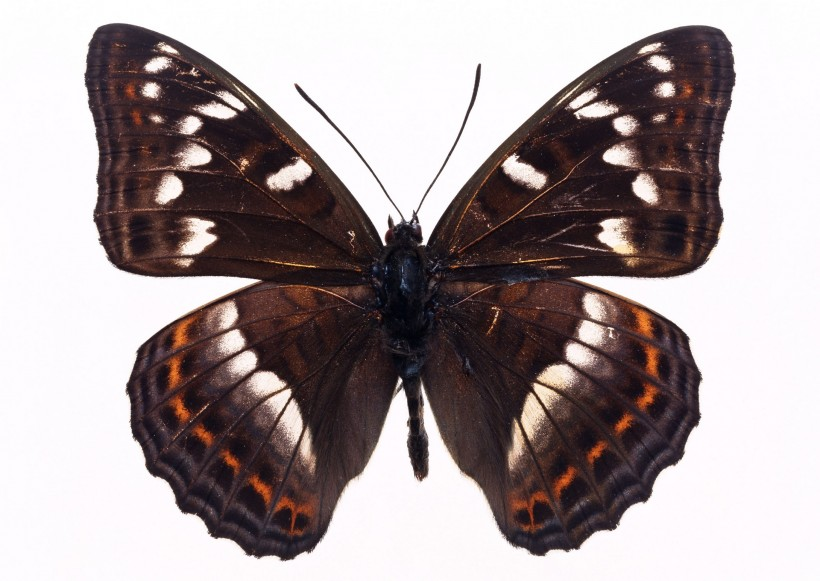
#> input picture dataset/fly6.jpg, 820 x 581 px
$ python P_extend.py
#> lines starting #> are read from the running program, lines starting #| are printed output that depends on the picture; after the words box and inside, x2 and y2 are one past the last pixel; in counts of white or black regions, pixels touching at a corner belong together
# coding=utf-8
# 先读图，然后二值化,
# 延长度

import cv2
import math
import numpy as np
from matplotlib import pyplot as plt

#  此处读入图片，作为接口
origin = cv2.imread('dataset/fly6.jpg')
#> origin is the input picture: shape (581, 820, 3); mean B, G, R 156.1, 155, 165.7
grayimage = cv2.imread('dataset/fly6.jpg', 0)
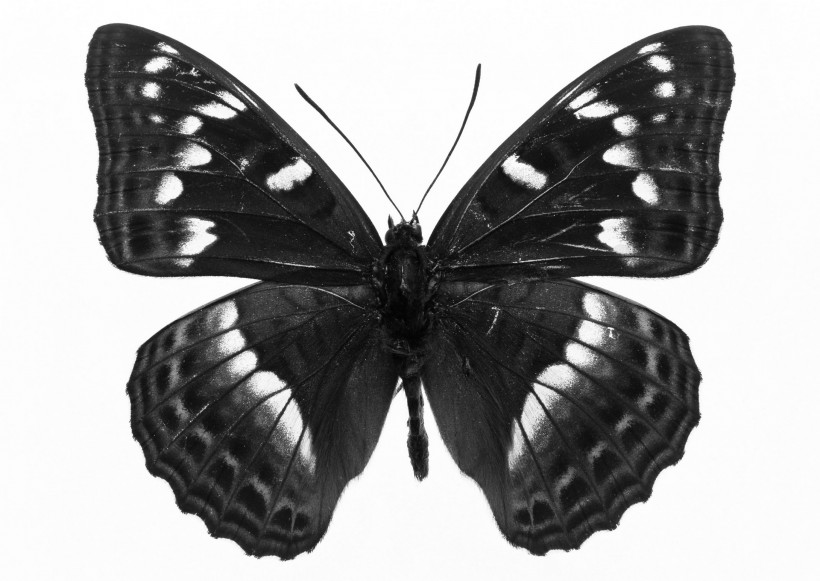
#> grayimage: shape (581, 820); min 0, max 255, mean 158.3

# 　高斯滤波
blur = cv2.GaussianBlur(grayimage, (5, 5), 0)

# 　二值化：用大津法，此处选项若是THRESH_BINARY_INV，则同意选用白色背景的图片样本
ret, otsu = cv2.threshold(blur, 0, 255, cv2.THRESH_BINARY_INV + cv2.THRESH_OTSU)
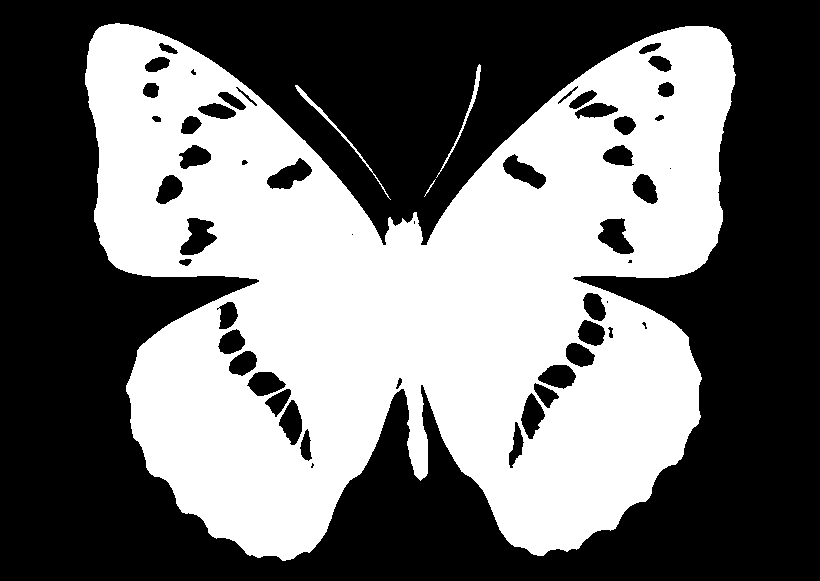
#> otsu: shape (581, 820); 44.7% white; 4 white regions
#> ret = 147

# 找轮廓
contours = cv2.findContours(otsu, cv2.RETR_TREE, cv2.CHAIN_APPROX_SIMPLE)
#> contours = 55 contours, 8 with area under 20; largest, box (x1, y1, x2, y2) and area: (85, 23, 736, 561) 225762, (179, 217, 218, 256) 886, (597, 217, 635, 255) 847, (266, 157, 313, 190) 794, (502, 153, 547, 190) 770

# 轮廓集数目
contours, hierarchy = cv2.findContours(otsu, cv2.RETR_TREE, cv2.CHAIN_APPROX_SIMPLE)
largest_area = 0
largest_contour_index = -1  # 初始化为-1，以便检查是否找到了轮廓
# 遍历所有轮廓
for i, contour in enumerate(contours):
    area = cv2.contourArea(contour, False)  # 计算每个轮廓的面积
    if area > largest_area:
        largest_area = area
        largest_contour_index = i
#> this loop made 55 passes
#> (area, largest_area) on passes 2, 4: (270, 270), (225762, 225762)
#> area on passes 3, 6, 7, 8, 9, 10: 224, 264.5, 386, 694, 690, 400
#> after the loop, largest_area = 225762; largest_contour_index = 3
# 检查是否找到了轮廓
if largest_contour_index != -1:
    maxContour = contours[largest_contour_index]  # 获取最大轮廓
#> maxContour = contour of 1427 points, box (x1, y1, x2, y2) (85, 23, 736, 561), area 225762
    # 接下来的代码可以用来绘制轮廓或其他处理
else:
    print("未找到有效轮廓")
# 画轮廓
cv2.drawContours(origin, maxContour, -1, (0, 0, 255), 2)
print ("最大面积" + str(largest_area))
#| 最大面积225762.0

# 质心计算
M = cv2.moments(maxContour)
#> M = moments, m00 225762, centre m10/m00, m01/m00 = (411.7, 293.7)
Centroid_x = int(M['m10'] / M['m00'])
#> Centroid_x = 411
Centroid_y = int(M['m01'] / M['m00'])
#> Centroid_y = 293
print ("质心" + str(Centroid_x) + " " + str(Centroid_y))
#| 质心411 293
cv2.circle(origin, (Centroid_x, Centroid_y), 8, (255, 255, 255), -1)

# 获取长轴
Major_Axis_Length = 0
Major_Axis_Angle = 0
Major_Axis_End_x = 0
Major_Axis_End_y = 0
Major_Axis_Begin_x = 0
Major_Axis_Begin_y = 0

# 此处需要注意质心是否在轮廓内
# 找长轴
for angle in range(180):
    theta = angle * 3.14 / 180.0
    lengthBackward = 0
    lengthForward = 0
    point_End_x = Centroid_x
    point_End_y = Centroid_y
    point_Begin_x = Centroid_x
    point_Begin_y = Centroid_y

    # 步进越小准确率越高，设置成1可以先找到准确的直线角度，再根据角度和质心得到的直线计算出正确的长轴和轮廓交点
    while cv2.pointPolygonTest(maxContour, (point_End_x, point_End_y), False) > 0:
        lengthForward = lengthForward + 0.1
        point_End_x = int(round(point_End_x + lengthForward * math.cos(theta)))
        point_End_y = int(round(point_End_y + lengthForward * math.sin(theta)))

    while cv2.pointPolygonTest(maxContour, (point_Begin_x, point_Begin_y), False) > 0:
        lengthBackward = lengthBackward + 0.1
        point_Begin_x = int(round(point_Begin_x - lengthBackward * math.cos(theta)))
        point_Begin_y = int(round(point_Begin_y - lengthBackward * math.sin(theta)))

    if lengthForward + lengthBackward >= Major_Axis_Length:
        Major_Axis_Length = lengthForward + lengthBackward
        Major_Axis_Angle = angle
        Major_Axis_End_x = point_End_x
        Major_Axis_End_y = point_End_y
        Major_Axis_Begin_x = point_Begin_x
        Major_Axis_Begin_y = point_Begin_y
#> this loop made 180 passes
#> (Major_Axis_End_x, Major_Axis_End_y, Major_Axis_Begin_x, Major_Axis_Begin_y) on passes 1 to 12: (616, 293, 230, 293), (615, 293, 231, 293), (615, 293, 231, 293), (615, 293, 231, 293), (615, 293, 231, 293), (635, 303, 231, 290), (670, 318, 249, 283), (677, 325, 255, 278), (684, 332, 99, 249), (691, 337, 99, 245), (690, 340, 93, 241), (689, 342, 94, 237)
#> after the loop, Major_Axis_Angle = 146; Major_Axis_Begin_x = 740; Major_Axis_Begin_y = 68; Major_Axis_End_x = 145; Major_Axis_End_y = 473; Major_Axis_Length = 16.9

# 计算实际长轴长度
Real_Major_Axis_Length = math.sqrt(
    math.pow((Major_Axis_End_x - Major_Axis_Begin_x), 2) + math.pow((Major_Axis_End_y - Major_Axis_Begin_y), 2))
#> Real_Major_Axis_Length = 719.8

Real_Major_Axis_Length = round(Real_Major_Axis_Length, 1)
print ("长轴长度 = " + str(Real_Major_Axis_Length))
#| 长轴长度 = 719.8
print ("长轴角度 = " + str(Major_Axis_Angle))
#| 长轴角度 = 146
# print "起点 = " + "x: " + str(Major_Axis_Begin_x) + "  y: " + str(Major_Axis_Begin_y)
# print "起点 = " + "x: " + str(Major_Axis_End_x) + "  y: " + str(Major_Axis_End_y)

# 画长轴
cv2.line(origin, (Major_Axis_Begin_x, Major_Axis_Begin_y), (Major_Axis_End_x, Major_Axis_End_y), (255, 0, 0), 2)

# 找短轴
# 1. 先得到长轴直线的表达式y=k*x+b，用来计算点到直线距离和判断点在直线上方还是下方
Major_Axis_k = math.tan(Major_Axis_Angle * 3.14 / 180.0)
#> Major_Axis_k = -0.676
Major_Axis_b = Centroid_y - Major_Axis_k * Centroid_x
#> Major_Axis_b = 571

# 2. 点(x0,y0)到直线(Ax+By+C=0)的距离为d =abs (A*x0+B*y0+C)/sqrt(A^2+B^2)
Minor_Axis_A = Major_Axis_k
#> Minor_Axis_A = -0.676
Minor_Axis_B = -1
Minor_Axis_C = Major_Axis_b
#> Minor_Axis_C = 571

# 3. 遍历轮廓上的点
Minor_Axis_Under_length = 0
Minor_Axis_Above_length = 0
Minor_Axis_Under_End_x = 0
Minor_Axis_Under_End_y = 0
Minor_Axis_Above_End_x = 0
Minor_Axis_Above_End_y = 0

# 轮廓点集
ContourItems = maxContour.shape[0]
#> ContourItems = 1427
for item in range(ContourItems):
    point_x = maxContour[item][0][0]
    point_y = maxContour[item][0][1]
    # 判断点在直线哪一侧
    # 上侧
    if point_y > int(Major_Axis_k * point_x + Major_Axis_b):
        # 点到直线距离
        dis = abs((Minor_Axis_A * point_x + Minor_Axis_B * point_y + Minor_Axis_C) / math.sqrt(
            Minor_Axis_A * Minor_Axis_A + Minor_Axis_B * Minor_Axis_B))
        if dis >= Minor_Axis_Above_length:
            Minor_Axis_Above_length = dis
            Minor_Axis_Above_End_x = point_x
            Minor_Axis_Above_End_y = point_y
    # 下侧
    elif point_y < int(Major_Axis_k * point_x + Major_Axis_b):
        # 点到直线距离
        dis = abs((Minor_Axis_A * point_x + Minor_Axis_B * point_y + Minor_Axis_C) / math.sqrt(
            Minor_Axis_A * Minor_Axis_A + Minor_Axis_B * Minor_Axis_B))
        if dis >= Minor_Axis_Under_length:
            Minor_Axis_Under_length = dis
            Minor_Axis_Under_End_x = point_x
            Minor_Axis_Under_End_y = point_y
#> this loop made 1427 passes
#> (point_x, point_y, dis, Minor_Axis_Under_length, Minor_Axis_Under_End_x) on passes 1, 3, 5, 7, 9: (115, 23, 389.5, 389.5, 115), (108, 24, 392.6, 392.6, 108), (104, 25, 394, 394, 104), (101, 26, 394.8, 394.8, 101), (99, 27, 395.1, 395.1, 99)
#> (point_x, point_y, dis) on passes 2, 4, 6, 8, 10, 11: (114, 24, 389.2), (107, 25, 392.3), (103, 26, 393.7), (100, 27, 394.6), (95, 31, 394.1), (95, 32, 393.2)
            # 第三种可能就是轮廓与直线的交点

# # 标记两个点,可以忽略
cv2.circle(origin, (Minor_Axis_Above_End_x, Minor_Axis_Above_End_y), 4, (255, 255, 255), -1)
#> origin: shape (581, 820, 3); mean B, G, R 156, 153.6, 166.8
cv2.circle(origin, (Minor_Axis_Under_End_x, Minor_Axis_Under_End_y), 4, (255, 255, 255), -1)
#> origin: shape (581, 820, 3); mean B, G, R 156, 153.6, 166.8
# 画出两点直线
cv2.line(origin, (Minor_Axis_Under_End_x, Minor_Axis_Under_End_y), (Minor_Axis_Above_End_x, Minor_Axis_Above_End_y),
         (0, 255, 255), 3)

# 计算实际短轴长度
Real_Minor_Axis_Length = math.sqrt(
    math.pow((Minor_Axis_Above_End_x - Minor_Axis_Under_End_x), 2) + math.pow(
        (Minor_Axis_Above_End_y - Minor_Axis_Under_End_y), 2))

Real_Minor_Axis_Length = round(Real_Minor_Axis_Length, 1)
print ("短轴长度 = " + str(Real_Minor_Axis_Length))
#| 短轴长度 = 719.2

P_extend = Real_Minor_Axis_Length * 1.0 / Real_Major_Axis_Length
P_extend = round(P_extend, 3)

print ("延长度 = " + str(P_extend))
#| 延长度 = 0.999
# 画出与长轴距离最远的两点的辅助线,使用时可以不用，画图用作论文使用
# 画出长轴右方
line_above_k = math.tan((Major_Axis_Angle - 90) * 3.14 / 180.0)
line_above_b = Minor_Axis_Above_End_y - line_above_k * Minor_Axis_Above_End_x
Minor_Axis_Above_Begin_x = int((line_above_b - Major_Axis_b) / (Major_Axis_k - line_above_k))
Minor_Axis_Above_Begin_y = int(line_above_k * Minor_Axis_Above_Begin_x + line_above_b)
cv2.line(origin, (Minor_Axis_Above_Begin_x, Minor_Axis_Above_Begin_y), (Minor_Axis_Above_End_x, Minor_Axis_Above_End_y),
         (255, 0, 255), 3)

line_under_k = math.tan((Major_Axis_Angle - 90) * 3.14 / 180.0)
line_under_b = Minor_Axis_Under_End_y - line_under_k * Minor_Axis_Under_End_x
Minor_Axis_Under_Begin_x = int((line_under_b - Major_Axis_b) / (Major_Axis_k - line_under_k))
Minor_Axis_Under_Begin_y = int(line_under_k * Minor_Axis_Under_Begin_x + line_under_b)
cv2.line(origin, (Minor_Axis_Under_Begin_x, Minor_Axis_Under_Begin_y), (Minor_Axis_Under_End_x, Minor_Axis_Under_End_y),
         (255, 255, 0), 3)


cv2.putText(origin, 'Major_Axis : ' + str(Real_Major_Axis_Length), (280, 50), cv2.FONT_HERSHEY_SIMPLEX, 0.8, (0, 0, 155), 2, cv2.LINE_AA)
cv2.putText(origin, 'Minor_Axis : ' + str(Real_Minor_Axis_Length), (280, 85), cv2.FONT_HERSHEY_SIMPLEX, 0.8, (0, 0, 155), 2, cv2.LINE_AA)
cv2.putText(origin, 'P_Rect: ' + str(P_extend), (280, 120), cv2.FONT_HERSHEY_SIMPLEX, 0.8, (0, 0, 155), 2, cv2.LINE_AA)
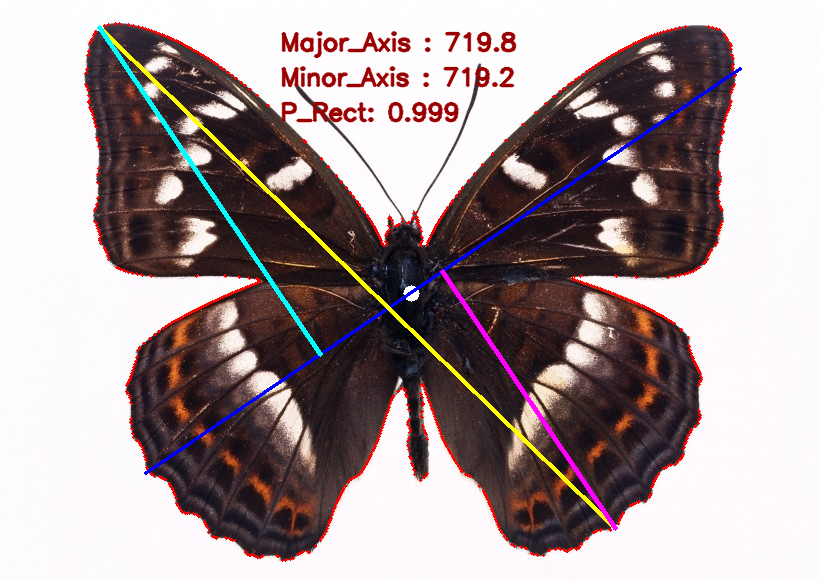
#> origin: shape (581, 820, 3); mean B, G, R 154.6, 153, 167.3


# 显示
cv2.namedWindow('Butterfly', cv2.WINDOW_AUTOSIZE)
cv2.imshow('Butterfly', origin)
cv2.imwrite('picture/p-extend.png',origin)

k = cv2.waitKey(0)
#> (key Esc is pressed here)

# 'ESC'
if k == 27:
    cv2.destroyAllWindows()

$ run again, with dataset/fly0.jpg copied over dataset/fly6.jpg
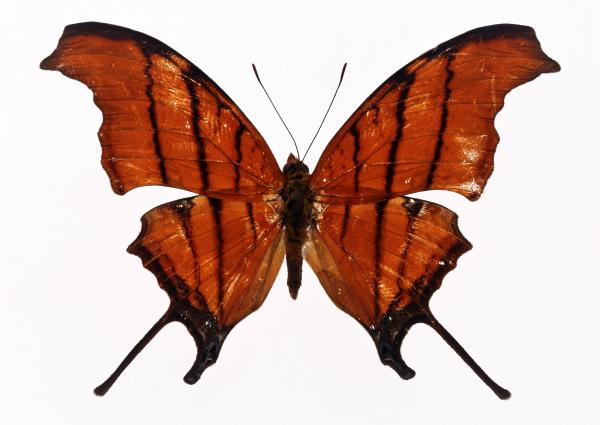
#> input picture dataset/fly0.jpg, 600 x 425 px
#> origin is the input picture: shape (425, 600, 3); mean B, G, R 167.9, 176.5, 205.9
#> `ret, otsu = cv2.threshold(blur, 0, 255, cv2.THRESH_BINARY_INV + cv2.TH..`:
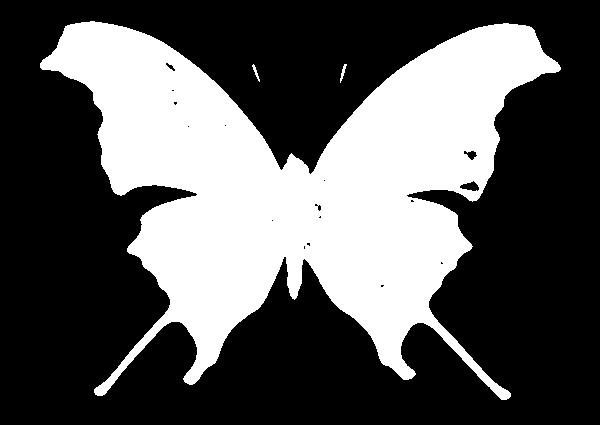
#> otsu: shape (425, 600); 35.1% white; 3 white regions
#> ret = 157
#> contours = 20 contours, 13 with area under 20; largest, box (x1, y1, x2, y2) and area: (40, 21, 561, 400) 88428, (459, 180, 480, 192) 137, (463, 150, 478, 161) 81, (165, 62, 176, 72) 38, (340, 64, 347, 83) 29, (252, 64, 260, 82) 26, (317, 204, 322, 212) 20
#> the loop `for i, contour in enumerate(contours):` made 20 passes
#> (area, largest_area, largest_contour_index) on passes 1, 3: (29, 29, 0), (88428.5, 88428.5, 2)
#> after the loop `for i, contour in enumerate(contours):`: largest_area = 88428.5; largest_contour_index = 2
#> maxContour = contour of 1116 points, box (x1, y1, x2, y2) (40, 21, 561, 400), area 88428
#| 最大面积88428.5
#> M = moments, m00 88428.5, centre m10/m00, m01/m00 = (299.5, 182.5)
#> Centroid_x = 299
#> Centroid_y = 182
#| 质心299 182
#> the loop `for angle in range(180):` made 180 passes
#> (Major_Axis_End_x, Major_Axis_End_y, Major_Axis_Begin_x, Major_Axis_Begin_y) on passes 1, 2, 3, 4, 5, 20, 21, 22: (486, 182, 106, 182), (491, 182, 107, 182), (491, 182, 107, 182), (491, 182, 107, 182), (491, 182, 107, 182), (471, 241, 97, 113), (471, 245, 97, 109), (475, 250, 93, 104)
#> after the loop `for angle in range(180):`: Major_Axis_Angle = 156; Major_Axis_Begin_x = 565; Major_Axis_Begin_y = 63; Major_Axis_End_x = 134; Major_Axis_End_y = 254; Major_Axis_Length = 13.6
#> Real_Major_Axis_Length = 471.4
#| 长轴长度 = 471.4
#| 长轴角度 = 156
#> Major_Axis_k = -0.447
#> Major_Axis_b = 315.6
#> Minor_Axis_A = -0.447
#> Minor_Axis_C = 315.6
#> the loop `for item in range(ContourItems):` made 1116 passes
#> (point_x, point_y, dis, Minor_Axis_Under_length, Minor_Axis_Under_End_x) on passes 1, 3, 5, 7, 9: (90, 21, 232.3, 232.3, 90), (81, 22, 235, 235, 81), (75, 23, 236.6, 236.6, 75), (70, 24, 237.7, 237.7, 70), (67, 25, 238, 238, 67)
#> after the loop `for item in range(ContourItems):`: Minor_Axis_Above_End_x = 506; Minor_Axis_Above_End_y = 399; Minor_Axis_Above_length = 282.6; Minor_Axis_Under_End_x = 67; Minor_Axis_Under_End_y = 25; Minor_Axis_Under_length = 238
#> Real_Minor_Axis_Length = 576.7
#| 短轴长度 = 576.7
#> P_extend = 1.22
#| 延长度 = 1.223
#> line_above_k = 2.24
#> line_above_b = -735.7
#> Minor_Axis_Above_Begin_x = 390
#> Minor_Axis_Above_Begin_y = 138
#> line_under_k = 2.24
#> line_under_b = -125.2
#> Minor_Axis_Under_Begin_x = 163
#> Minor_Axis_Under_Begin_y = 240
#> `cv2.putText(origin, 'P_Rect: ' + str(P_extend), (280, 120), cv2.FONT_H..`:
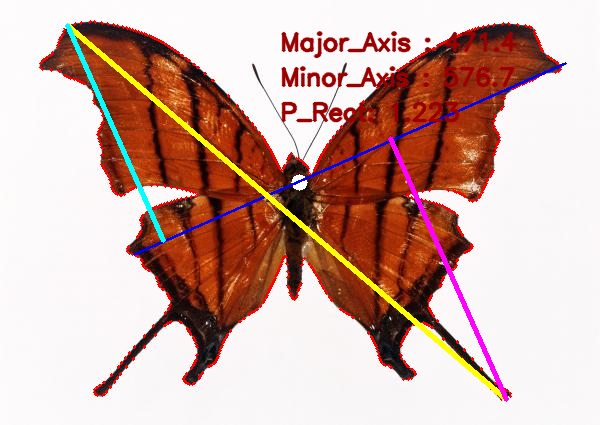
#> origin: shape (425, 600, 3); mean B, G, R 165.8, 174, 207.4
